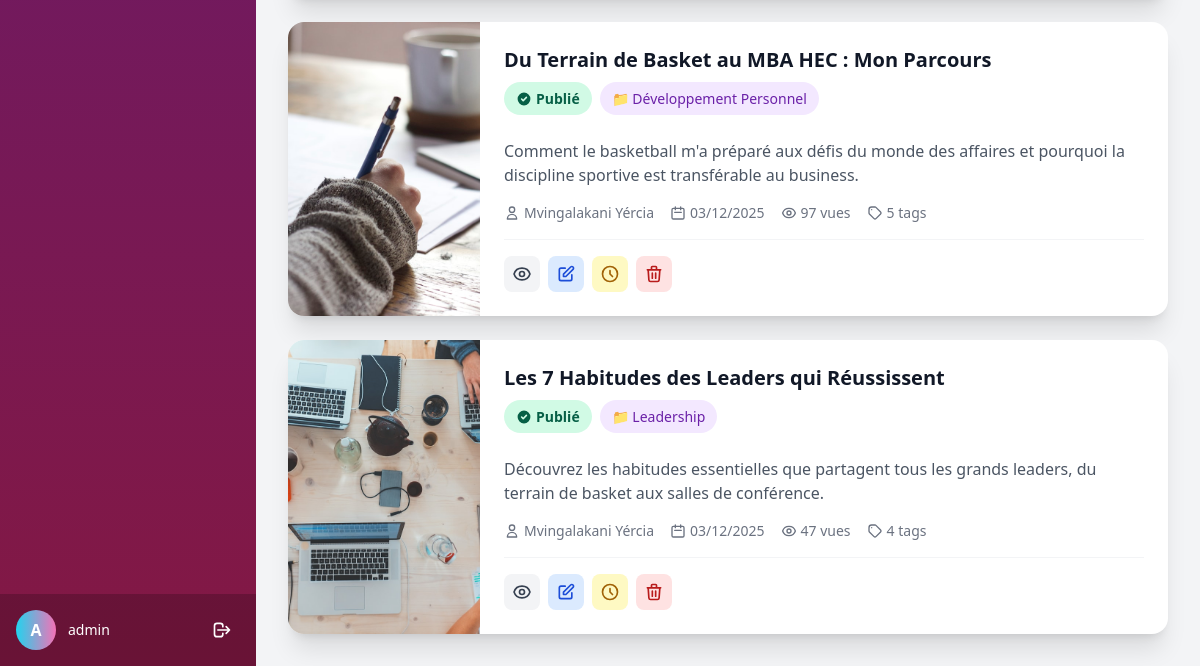
/dashboard/articles/ (signed in, lower part), run on an earlier commit of the app's database.
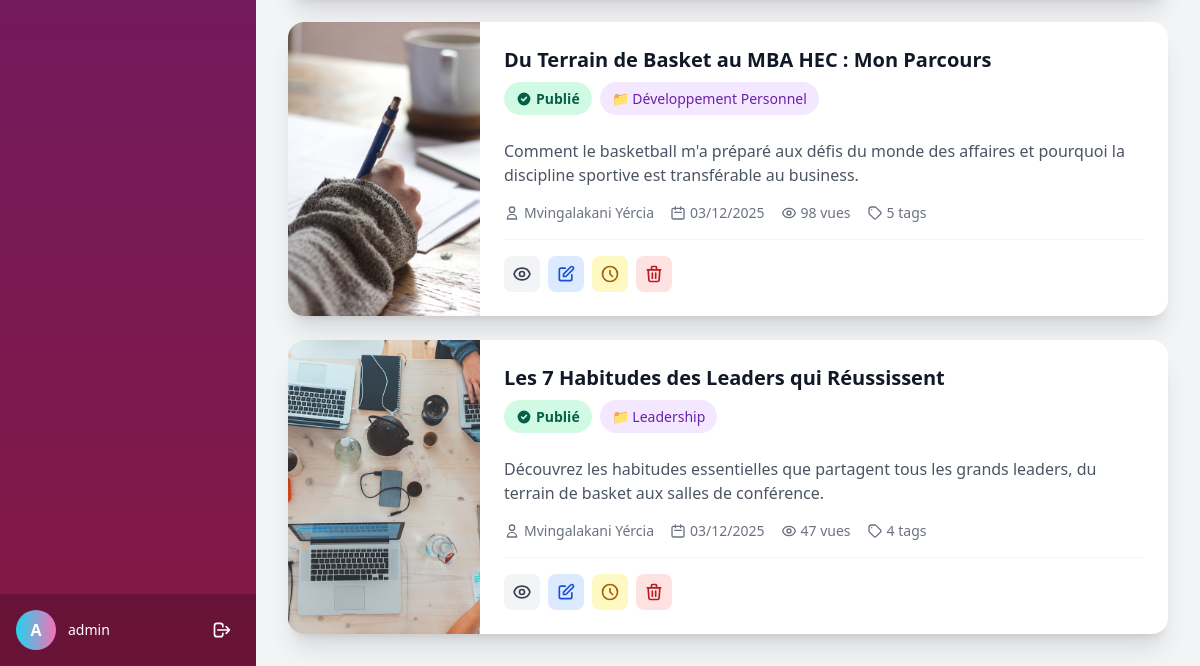
And on a later commit of the database.
### blog/models.py (models this page shows, shortened)
class Article(models.Model):
    STATUS_CHOICES = [
        ('draft', 'Brouillon'),
        ('published', 'Publié'),
        ('archived', 'Archivé'),
    ]
    title = models.CharField(
        max_length=255,
        verbose_name="Titre",
        help_text="Titre de l'article."
    )
    slug = models.SlugField(
        max_length=255,
        unique=True,
        blank=True,
        help_text="Slug généré automatiquement."
    )
    content = RichTextUploadingField(
        config_name='awesome_ckeditor',
        verbose_name="Contenu",
        help_text="Contenu principal de l'article avec éditeur HTML riche."
    )
    excerpt = models.TextField(
        blank=True,
        max_length=500,
        verbose_name="Extrait",
        help_text="Court extrait de l'article pour les listes (optionnel)."
    )
    image = models.ImageField(
        upload_to='articles/',
        blank=True,
        null=True,
        help_text="Image principale (optionnel)."
    )
    video_file = models.FileField(
        upload_to='articles/videos/',
        blank=True,
        null=True,
        verbose_name="Fichier vidéo",
        help_text="Télécharger une vidéo (MP4, WebM, etc.)."
    )
    video_url = models.URLField(
        blank=True,
        verbose_name="Lien vidéo",
        help_text="Lien vers une vidéo (YouTube, Vimeo, etc.). Si une vidéo est téléchargée, ce lien sera ignoré."
    )
    author = models.CharField(
        max_length=100,
        blank=True,
        verbose_name="Auteur",
        help_text="Nom de l'auteur"
    )
    category = models.ForeignKey(
        Category,
        on_delete=models.SET_NULL,
        null=True,
        blank=True,
        related_name="articles",
        verbose_name="Catégorie",
        help_text="Catégorie de l'article."
    )
    tags = models.CharField(
        max_length=200,
        blank=True,
        help_text="Tags séparés par des virgules."
    )
    status = models.CharField(
        max_length=10,
        choices=STATUS_CHOICES,
        default='draft',
        verbose_name="Statut",
        help_text="Statut de publication."
    )
    views = models.PositiveIntegerField(
        default=0,
        verbose_name="Vues",
        help_text="Nombre de vues de l'article."
    )
    created_at = models.DateTimeField(
        auto_now_add=True,
        verbose_name="Date de création"
    )
    updated_at = models.DateTimeField(
        auto_now=True,
        verbose_name="Date de modification"
    )
    published_at = models.DateTimeField(
        blank=True,
        null=True,
        verbose_name="Date de publication"
    )
    meta_description = models.CharField(
        max_length=160,
        blank=True,
        verbose_name="Meta description",
        help_text="Description SEO (max 160 caractères)."
    )
    meta_keywords = models.CharField(
        max_length=255,
        blank=True,
        verbose_name="Mots-clés SEO",
        help_text="Mots-clés SEO séparés par des virgules."
    )
    class Meta:
        ordering = ['-published_at', '-created_at']
        verbose_name = "Article"
        verbose_name_plural = "Articles"
        indexes = [
            models.Index(fields=['-published_at']),
            models.Index(fields=['status']),
        ]
    def get_tags_list(self):
        return [tag.strip() for tag in self.tags.split(',') if tag.strip()]

class Category(models.Model):
    name = models.CharField(
        max_length=100,
        unique=True,
        verbose_name="Nom",
        help_text="Nom de la catégorie."
    )
    slug = models.SlugField(
        max_length=120,
        unique=True,
        blank=True,
        help_text="Généré automatiquement à partir du nom."
    )
    description = RichTextUploadingField(
        blank=True,
        config_name='awesome_ckeditor',
        verbose_name="Description",
        help_text="Description de la catégorie avec support HTML, images, etc."
    )
    image = models.ImageField(
        upload_to='categories/',
        blank=True,
        null=True,
        help_text="Image de la catégorie (optionnel)."
    )
    class Meta:
        ordering = ['name']
        verbose_name = "Catégorie"
        verbose_name_plural = "Catégories"
    def get_article_count(self):
        """Retourne le nombre d'articles publiés dans cette catégorie"""
        return self.articles.filter(status='published').count()
    get_article_count.short_description = "Articles publiés"

### dashboard/views.py (the view)
# urls.py: path('articles/', views.article_list, name='article_list'),
@login_required(login_url='dashboard:login')
@user_passes_test(is_staff, login_url='dashboard:login')
def article_list(request):
    search = request.GET.get('search', '')
    status = request.GET.get('status', '')
    category = request.GET.get('category', '')
    articles = Article.objects.all()
    if search:
        articles = articles.filter(
            Q(title__icontains=search) |
            Q(content__icontains=search) |
            Q(tags__icontains=search)
        )
    if status:
        articles = articles.filter(status=status)
    if category:
        articles = articles.filter(category_id=category)
    articles = articles.order_by('-created_at')
    published_count = Article.objects.filter(status="published").count()
    draft_count = Article.objects.filter(status="draft").count()
    categories = Category.objects.all()
    context = {
        'articles': articles,
        'categories': categories,
        'search': search,
        'status_filter': status,
        'category_filter': category,
        'published_count': published_count,
        'draft_count': draft_count,
    }
    return render(request, 'dashboard/article_list.html', context)

### dashboard/views.py (called while the page is built)
def is_staff(user):
    return user.is_staff

### dashboard/templates/dashboard/article_list.html (shortened to what the changed rows need)
{% extends 'dashboard/base.html' %}
{% load static %}
{% block content %}
{% if articles %}
<div class="grid grid-cols-1 gap-6">
    {% for article in articles %}
    <div class="article-card bg-white rounded-2xl shadow-xl overflow-hidden hover:shadow-2xl">
        <div class="md:flex">
            <div class="md:flex-shrink-0">
                {% if article.image %}
                    <img src="{{ article.image.url }}" alt="{{ article.title }}" class="article-image">
                {% else %}
                    <div class="article-placeholder">
                        <span>📄</span>
                    </div>
                {% endif %}
            </div>
            <div class="p-6 flex-1 flex flex-col">
                <div class="flex items-start justify-between mb-3">
                    <div class="flex-1">
                        <a href="{% url 'dashboard:article_detail' article.pk %}" class="block group">
                            <h3 class="text-xl font-bold text-gray-900 group-hover:text-blue-600 transition-colors mb-2">
                                {{ article.title }}
                            </h3>
                        </a>
                        <div class="flex flex-wrap gap-2 mb-3">
                            <span class="status-badge status-{{ article.status }}">
                                {% if article.status == 'published' %}
                                    <svg class="w-4 h-4 mr-1" fill="currentColor" viewBox="0 0 20 20">
                                        <path fill-rule="evenodd" d="M10 18a8 8 0 100-16 8 8 0 000 16zm3.707-9.293a1 1 0 00-1.414-1.414L9 10.586 7.707 9.293a1 1 0 00-1.414 1.414l2 2a1 1 0 001.414 0l4-4z" clip-rule="evenodd"></path>
                                    </svg>
                                {% elif article.status == 'draft' %}
                                    <svg class="w-4 h-4 mr-1" fill="currentColor" viewBox="0 0 20 20">
                                        <path fill-rule="evenodd" d="M18 10a8 8 0 11-16 0 8 8 0 0116 0zm-7 4a1 1 0 11-2 0 1 1 0 012 0zm-1-9a1 1 0 00-1 1v4a1 1 0 102 0V6a1 1 0 00-1-1z" clip-rule="evenodd"></path>
                                    </svg>
                                {% else %}
                                    <svg class="w-4 h-4 mr-1" fill="currentColor" viewBox="0 0 20 20">
                                        <path d="M4 3a2 2 0 100 4h12a2 2 0 100-4H4z"></path>
                                        <path fill-rule="evenodd" d="M3 8h14v7a2 2 0 01-2 2H5a2 2 0 01-2-2V8zm5 3a1 1 0 011-1h2a1 1 0 110 2H9a1 1 0 01-1-1z" clip-rule="evenodd"></path>
                                    </svg>
                                {% endif %}
                                {{ article.get_status_display }}
                            </span>
                            {% if article.category %}
                                <span class="inline-flex items-center px-3 py-1 rounded-full text-sm font-medium bg-purple-100 text-purple-800">
                                    📁 {{ article.category.name }}
                                </span>
                            {% endif %}
                        </div>
                    </div>
                </div>
                <p class="text-gray-600 line-clamp-2 mb-4 flex-1">
                    {{ article.excerpt|default:article.content|striptags|truncatewords:30 }}
                </p>
                <div class="flex flex-wrap items-center gap-4 text-sm text-gray-500 mb-4">
                    {% if article.author %}
                        <span class="inline-flex items-center">
                            <svg class="w-4 h-4 mr-1" fill="none" stroke="currentColor" viewBox="0 0 24 24">
                                <path stroke-linecap="round" stroke-linejoin="round" stroke-width="2" d="M16 7a4 4 0 11-8 0 4 4 0 018 0zM12 14a7 7 0 00-7 7h14a7 7 0 00-7-7z"></path>
                            </svg>
                            {{ article.author }}
                        </span>
                    {% endif %}
                    <span class="inline-flex items-center">
                        <svg class="w-4 h-4 mr-1" fill="none" stroke="currentColor" viewBox="0 0 24 24">
                            <path stroke-linecap="round" stroke-linejoin="round" stroke-width="2" d="M8 7V3m8 4V3m-9 8h10M5 21h14a2 2 0 002-2V7a2 2 0 00-2-2H5a2 2 0 00-2 2v12a2 2 0 002 2z"></path>
                        </svg>
                        {{ article.created_at|date:"d/m/Y" }}
                    </span>
                    <span class="inline-flex items-center">
                        {{ article.views }} vue{{ article.views|pluralize }}
                    </span>
                    {% if article.get_tags_list %}
                        <span class="inline-flex items-center">
                            <svg class="w-4 h-4 mr-1" fill="none" stroke="currentColor" viewBox="0 0 24 24">
                                <path stroke-linecap="round" stroke-linejoin="round" stroke-width="2" d="M7 7h.01M7 3h5c.512 0 1.024.195 1.414.586l7 7a2 2 0 010 2.828l-7 7a2 2 0 01-2.828 0l-7-7A1.994 1.994 0 013 12V7a4 4 0 014-4z"></path>
                            </svg>
                            {{ article.get_tags_list|length }} tag{{ article.get_tags_list|length|pluralize }}
                        </span>
                    {% endif %}
                </div>
                <div class="flex flex-wrap gap-2 pt-4 border-t border-gray-100">
                    <a href="{% url 'dashboard:article_detail' article.pk %}"
                       class="action-btn bg-gray-100 hover:bg-gray-200 text-gray-700"
                       title="Voir les détails">
                    </a>
                    <a href="{% url 'dashboard:article_edit' article.pk %}"
                       class="action-btn bg-blue-100 hover:bg-blue-200 text-blue-700"
                       title="Modifier">
                        <svg class="w-5 h-5" fill="none" stroke="currentColor" viewBox="0 0 24 24">
                            <path stroke-linecap="round" stroke-linejoin="round" stroke-width="2" d="M11 5H6a2 2 0 00-2 2v11a2 2 0 002 2h11a2 2 0 002-2v-5m-1.414-9.414a2 2 0 112.828 2.828L11.828 15H9v-2.828l8.586-8.586z"></path>
                        </svg>
                    </a>
                    <form method="post" action="{% url 'dashboard:article_publish' article.pk %}" class="inline-block">
                        <button type="submit"
                                class="action-btn {% if article.status == 'published' %}bg-yellow-100 hover:bg-yellow-200 text-yellow-700{% else %}bg-green-100 hover:bg-green-200 text-green-700{% endif %}"
                                title="{% if article.status == 'published' %}Mettre en brouillon{% else %}Publier{% endif %}">
                            {% if article.status == 'published' %}
                                <svg class="w-5 h-5" fill="none" stroke="currentColor" viewBox="0 0 24 24">
                                    <path stroke-linecap="round" stroke-linejoin="round" stroke-width="2" d="M12 8v4l3 3m6-3a9 9 0 11-18 0 9 9 0 0118 0z"></path>
                                </svg>
                            {% else %}
                                <svg class="w-5 h-5" fill="none" stroke="currentColor" viewBox="0 0 24 24">
                                    <path stroke-linecap="round" stroke-linejoin="round" stroke-width="2" d="M9 12l2 2 4-4m6 2a9 9 0 11-18 0 9 9 0 0118 0z"></path>
                                </svg>
                            {% endif %}
                        </button>
                    </form>
                    <button onclick="confirmDelete('{{ article.title|escapejs }}', '{% url 'dashboard:article_delete' article.pk %}')"
                            class="action-btn bg-red-100 hover:bg-red-200 text-red-700"
                            title="Supprimer">
                        <svg class="w-5 h-5" fill="none" stroke="currentColor" viewBox="0 0 24 24">
                            <path stroke-linecap="round" stroke-linejoin="round" stroke-width="2" d="M19 7l-.867 12.142A2 2 0 0116.138 21H7.862a2 2 0 01-1.995-1.858L5 7m5 4v6m4-6v6m1-10V4a1 1 0 00-1-1h-4a1 1 0 00-1 1v3M4 7h16"></path>
                        </svg>
                    </button>
                </div>
            </div>
        </div>
    </div>
    {% endfor %}
</div>
{% endif %}
{% endblock %}

What changed in the data, as far as the page shows it:
changed Article "Du Terrain de Basket au MBA HEC : Mon Parcours": views "97" → "98"
